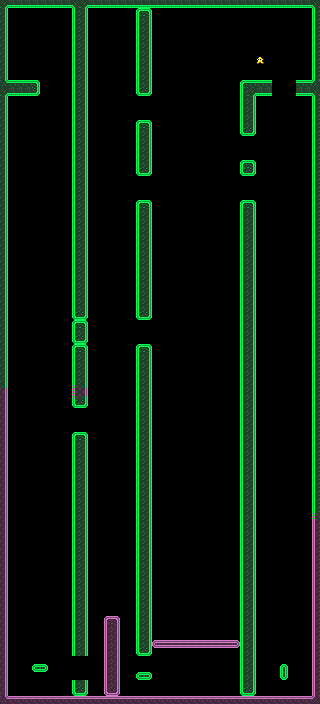

Tiled map render using the project's own tile images. Description and the map definition, with tile-layer contents summarised, below:
An orthogonal 40x88 tile map with 8x8 px tiles, 1 tile layer (Tile Layer 1) and 39 objects.

<map version="1.10" tiledversion="1.10.2" orientation="orthogonal" renderorder="right-down" width="40" height="88" tilewidth="8" tileheight="8" infinite="0" nextlayerid="3" nextobjectid="62">
 <tileset firstgid="1" source="../purple.tsx" />
 <layer id="1" name="Tile Layer 1" width="40" height="88">
  <data>[3520 cells, 752 non-empty, 33 distinct tile ids]</data>
 </layer>
 <objectgroup id="2" name="coolio">
  <object id="18" gid="130" x="8" y="16" width="8" height="8">
   <properties>
    <property name="direction" value="S" />
    <property name="distance" type="int" value="97" />
    <property name="speed" type="int" value="16" />
   </properties>
  </object>
  <object id="19" gid="130" x="16" y="16" width="8" height="8">
   <properties>
    <property name="direction" value="S" />
    <property name="distance" type="int" value="97" />
    <property name="speed" type="int" value="16" />
   </properties>
  </object>
  <object id="20" gid="130" x="24" y="16" width="8" height="8">
   <properties>
    <property name="direction" value="S" />
    <property name="distance" type="int" value="97" />
    <property name="speed" type="int" value="16" />
   </properties>
  </object>
  <object id="21" gid="130" x="40" y="16" width="8" height="8">
   <properties>
    <property name="direction" value="S" />
    <property name="distance" type="int" value="97" />
    <property name="speed" type="int" value="16" />
   </properties>
  </object>
  <object id="22" gid="130" x="48" y="16" width="8" height="8">
   <properties>
    <property name="direction" value="S" />
    <property name="distance" type="int" value="97" />
    <property name="speed" type="int" value="16" />
   </properties>
  </object>
  <object id="23" gid="130" x="56" y="16" width="8" height="8">
   <properties>
    <property name="direction" value="S" />
    <property name="distance" type="int" value="97" />
    <property name="speed" type="int" value="16" />
   </properties>
  </object>
  <object id="24" gid="130" x="64" y="16" width="8" height="8">
   <properties>
    <property name="direction" value="S" />
    <property name="distance" type="int" value="97" />
    <property name="speed" type="int" value="16" />
   </properties>
  </object>
  <object id="25" gid="130" x="32" y="16" width="8" height="8">
   <properties>
    <property name="direction" value="S" />
    <property name="distance" type="int" value="97" />
    <property name="speed" type="int" value="16" />
   </properties>
  </object>
  <object id="26" gid="130" x="88" y="16" width="8" height="8">
   <properties>
    <property name="direction" value="S" />
    <property name="distance" type="int" value="97" />
    <property name="speed" type="int" value="16" />
   </properties>
  </object>
  <object id="27" gid="130" x="96" y="16" width="8" height="8">
   <properties>
    <property name="direction" value="S" />
    <property name="distance" type="int" value="97" />
    <property name="speed" type="int" value="16" />
   </properties>
  </object>
  <object id="28" gid="130" x="112" y="16" width="8" height="8">
   <properties>
    <property name="direction" value="S" />
    <property name="distance" type="int" value="97" />
    <property name="speed" type="int" value="16" />
   </properties>
  </object>
  <object id="29" gid="130" x="120" y="16" width="8" height="8">
   <properties>
    <property name="direction" value="S" />
    <property name="distance" type="int" value="97" />
    <property name="speed" type="int" value="16" />
   </properties>
  </object>
  <object id="30" gid="130" x="104" y="16" width="8" height="8">
   <properties>
    <property name="direction" value="S" />
    <property name="distance" type="int" value="97" />
    <property name="speed" type="int" value="16" />
   </properties>
  </object>
  <object id="36" gid="130" x="168" y="16" width="8" height="8">
   <properties>
    <property name="direction" value="S" />
    <property name="distance" type="int" value="97" />
    <property name="speed" type="int" value="16" />
   </properties>
  </object>
  <object id="37" gid="130" x="176" y="16" width="8" height="8">
   <properties>
    <property name="direction" value="S" />
    <property name="distance" type="int" value="97" />
    <property name="speed" type="int" value="16" />
   </properties>
  </object>
  <object id="38" gid="130" x="192" y="16" width="8" height="8">
   <properties>
    <property name="direction" value="S" />
    <property name="distance" type="int" value="97" />
    <property name="speed" type="int" value="16" />
   </properties>
  </object>
  <object id="39" gid="130" x="200" y="16" width="8" height="8">
   <properties>
    <property name="direction" value="S" />
    <property name="distance" type="int" value="97" />
    <property name="speed" type="int" value="16" />
   </properties>
  </object>
  <object id="40" gid="130" x="192" y="16" width="8" height="8">
   <properties>
    <property name="direction" value="S" />
    <property name="distance" type="int" value="97" />
    <property name="speed" type="int" value="16" />
   </properties>
  </object>
  <object id="41" gid="130" x="184" y="16" width="8" height="8">
   <properties>
    <property name="direction" value="S" />
    <property name="distance" type="int" value="97" />
    <property name="speed" type="int" value="16" />
   </properties>
  </object>
  <object id="42" gid="130" x="208" y="16" width="8" height="8">
   <properties>
    <property name="direction" value="S" />
    <property name="distance" type="int" value="97" />
    <property name="speed" type="int" value="16" />
   </properties>
  </object>
  <object id="43" gid="130" x="216" y="16" width="8" height="8">
   <properties>
    <property name="direction" value="S" />
    <property name="distance" type="int" value="97" />
    <property name="speed" type="int" value="16" />
   </properties>
  </object>
  <object id="44" gid="130" x="224" y="16" width="8" height="8">
   <properties>
    <property name="direction" value="S" />
    <property name="distance" type="int" value="97" />
    <property name="speed" type="int" value="16" />
   </properties>
  </object>
  <object id="45" gid="130" x="232" y="16" width="8" height="8">
   <properties>
    <property name="direction" value="S" />
    <property name="distance" type="int" value="97" />
    <property name="speed" type="int" value="16" />
   </properties>
  </object>
  <object id="46" gid="130" x="248" y="16" width="8" height="8">
   <properties>
    <property name="direction" value="S" />
    <property name="distance" type="int" value="97" />
    <property name="speed" type="int" value="16" />
   </properties>
  </object>
  <object id="47" gid="130" x="240" y="16" width="8" height="8">
   <properties>
    <property name="direction" value="S" />
    <property name="distance" type="int" value="97" />
    <property name="speed" type="int" value="16" />
   </properties>
  </object>
  <object id="48" gid="130" x="264" y="16" width="8" height="8">
   <properties>
    <property name="direction" value="S" />
    <property name="distance" type="int" value="97" />
    <property name="speed" type="int" value="16" />
   </properties>
  </object>
  <object id="49" gid="130" x="256" y="16" width="8" height="8">
   <properties>
    <property name="direction" value="S" />
    <property name="distance" type="int" value="97" />
    <property name="speed" type="int" value="16" />
   </properties>
  </object>
  <object id="50" gid="130" x="272" y="16" width="8" height="8">
   <properties>
    <property name="direction" value="S" />
    <property name="distance" type="int" value="97" />
    <property name="speed" type="int" value="16" />
   </properties>
  </object>
  </objectgroup>
</map>
<!-- 11 of 39 objects omitted -->
